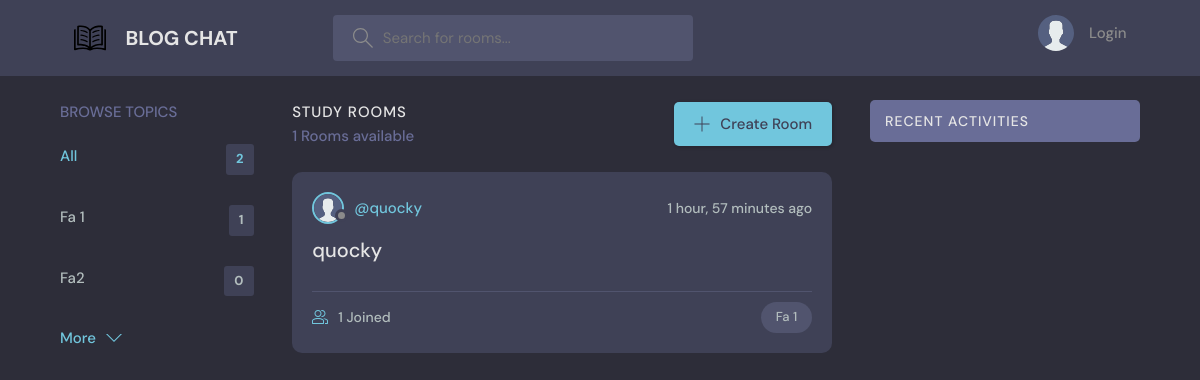
The page / on the database its author committed.
### base/models.py (models this page shows, shortened)
class Topic(models.Model):
    name = models.CharField(max_length=200)

class Room(models.Model):
    host = models.ForeignKey(User, on_delete=models.SET_NULL, null=True)
    topic = models.ForeignKey(Topic, on_delete=models.SET_NULL, null=True)
    name = models.CharField(max_length=200)
    description = models.TextField(null=True, blank=True)
    participants = models.ManyToManyField(
        User, related_name='participants', blank=True)
    updated = models.DateTimeField(auto_now=True)
    created = models.DateTimeField(auto_now_add=True)
    class Meta:
        ordering = ['-updated', '-created']

class User(AbstractUser):
    username = models.EmailField(unique=True, null=True)
    name = models.CharField(max_length=200, null=True)
    email = models.EmailField(unique=True, null=True)
    bio = models.TextField(null=True)
    avatar = models.ImageField(null=True, default="avatar.svg")
    USERNAME_FIELD = 'username'
    REQUIRED_FIELDS = [ ]

### base/views.py (the view)
# urls.py: path('', views.home, name="home"),
def home(request):
    q = request.GET.get('q') if request.GET.get('q') != None else ''
    rooms = Room.objects.filter(
        Q(topic__name__icontains=q) |
        Q(name__icontains=q) |
        Q(description__icontains=q)
    )
    topics = Topic.objects.all()[0:5]
    room_count = rooms.count()
    room_messages = Message.objects.filter(
        Q(room__topic__name__icontains=q))[0:3]
    context = {'rooms': rooms, 'topics': topics,
               'room_count': room_count, 'room_messages': room_messages}
    return render(request, 'base/home.html', context)

### base/templates/base/home.html (shortened to what this page needs)
{% extends 'main.html' %}
{% block content %}
<main class="layout layout--3">
  <div class="container">
    {% include 'base/topics_component.html' %}
    <div class="roomList">
      <div class="roomList__header">
        <div>
          <h2>Study Rooms</h2>
          <p>{{room_count}} Rooms available</p>
        </div>
        <a class="btn btn--main" href="{% url 'create-room' %}">
          <svg version="1.1" xmlns="http://www.w3.org/2000/svg" width="32" height="32" viewBox="0 0 32 32">
            <title>add</title>
            <path
              d="M16.943 0.943h-1.885v14.115h-14.115v1.885h14.115v14.115h1.885v-14.115h14.115v-1.885h-14.115v-14.115z">
            </path>
          </svg>
          Create Room
        </a>
      </div>
      {% include 'base/feed_component.html' %}
    </div>
    {% include 'base/activity_component.html' %}
  </div>
</main>
{% endblock %}

### base/templates/base/topics_component.html
<div class="topics">
    <div class="topics__header">
        <h2>Browse Topics</h2>
    </div>
    <ul class="topics__list">
        <li>
            <a href="{% url 'home' %}" class="active">All <span>{{topics.count}}</span></a>
        </li>
        {% for topic in topics %}
        <li>
            <a href="{% url 'home' %}?q={{topic.name}}">{{topic.name}}<span>{{topic.room_set.all.count}}</span></a>
        </li>
        {% endfor %}
    </ul>
    <a class="btn btn--link" href="{% url 'topics' %}">
        More
        <svg version="1.1" xmlns="http://www.w3.org/2000/svg" width="32" height="32" viewBox="0 0 32 32">
            <title>chevron-down</title>
            <path d="M16 21l-13-13h-3l16 16 16-16h-3l-13 13z"></path>
        </svg>
    </a>
</div>

### base/templates/base/feed_component.html (shortened to what this page needs)
{% for room in rooms %}
<div class="roomListRoom">
    <div class="roomListRoom__header">
        <a href="{% url 'user-profile' room.host.id %}" class="roomListRoom__author">
            <div class="avatar avatar--small">
                <img src="{{room.host.avatar.url}}" />
            </div>
            <span>@{{room.host.username}}</span>
        </a>
        <div class="roomListRoom__actions">
            <span>{{room.created|timesince}} ago</span>
        </div>
    </div>
    <div class="roomListRoom__content">
        <a href="{% url 'room' room.id %}">{{room.name}}</a>
    </div>
    <div class="roomListRoom__meta">
        <a href="{% url 'room' room.id %}" class="roomListRoom__joined">
            {{room.participants.all.count}} Joined
        </a>
        <p class="roomListRoom__topic">{{room.topic.name}}</p>
    </div>
</div>
{% endfor %}

### static/styles/style.css (style rules this page uses)
:root { --color-main: #71c6dd; --color-main-light: #e1f6fb; --color-dark: #3f4156; --color-dark-medium: #51546e; --color-dark-light: #696d97; --color-light: #e5e5e5; --color-gray: #8b8b8b; --color-light-gray: #b2bdbd; --color-bg: #2d2d39; --color-success: #5dd693; --color-error: #fc4b0b; }
* { font-family: "DM Sans", -apple-system, BlinkMacSystemFont, "Segoe UI", Roboto, Oxygen, Ubuntu, Cantarell, "Open Sans", "Helvetica Neue", sans-serif; margin: 0; padding: 0; box-sizing: border-box; text-rendering: optimizeLegibility; font-size: inherit; }
html { font-size: 56.25%; }
@media only screen and (min-width: 1200px) { html { font-size: 62.5%; } }
body { line-height: 1.6; font-weight: 400; font-size: 1.5rem; color: var(--color-light-gray); background-color: var(--color-bg); min-height: 100vh; }
img { width: 100%; }
a { display: inline-block; color: var(--color-main); text-decoration: none; }
.container { max-width: 120rem; width: 90%; margin: auto; }
.btn { background-color: transparent; border: none; display: inline-flex; align-items: center; gap: 1rem; cursor: pointer; transition: all ease-in-out 0.3s; padding: 1rem 2rem; border-radius: 5px; box-shadow: 1px 1px 3px 1px rgba(0, 0, 0, 0.15); font-weight: 500; }
.btn--link { border-radius: 0; padding: 0; color: var(--color-main); box-shadow: none; }
.btn--main { background-color: var(--color-main); color: var(--color-dark); }
.btn > svg { fill: currentColor; width: 1.6rem; height: 1.6rem; }
.avatar { position: relative; display: inline-block; border-radius: 50%; border: 2px solid var(--color-main); }
.avatar img { display: block; border-radius: 50%; object-fit: cover; object-position: center; }
.avatar::after { content: ""; display: block; position: absolute; background-color: var(--color-gray); z-index: 111; border-radius: 50%; border: 0.3rem solid var(--color-dark); }
.avatar.avatar--small img { width: 2.8rem; height: 2.8rem; }
.avatar.avatar--small:after { width: 0.7rem; height: 0.7rem; bottom: 0px; right: -6px; }
.layout { margin-top: 2.4rem; }
.layout > .container { display: flex; justify-content: space-between; align-items: flex-start; }
.layout--3 > .container > div:first-child { flex-basis: 18%; max-width: 22.5rem; }
.layout--3 > .container > div:nth-child(2) { flex-basis: 50%; }
.topics__header { margin-bottom: 2rem; }
.topics__header h2 { text-transform: uppercase; font-weight: 500; color: var(--color-dark-light); }
.topics__list { list-style: none; }
.topics__list li a { display: flex; justify-content: space-between; margin-bottom: 3rem; font-weight: 500; color: var(--color-light-gray); transition: all 0.3s ease-in-out; }
.topics__list li a.active, .topics__list li a:hover { color: var(--color-main); }
.topics__list li a span { padding: 0.5rem 1rem; background-color: var(--color-dark); border-radius: 3px; font-size: 1.3rem; font-weight: 700; letter-spacing: 1px; }
.roomList__header { display: flex; justify-content: space-between; align-items: center; margin-bottom: 2.4rem; }
.roomList__header h2 { text-transform: uppercase; font-weight: 500; color: var(--color-light); letter-spacing: 1px; }
.roomList__header p { font-weight: 500; color: var(--color-dark-light); }
.roomListRoom { margin-bottom: 2.4rem; background-color: var(--color-dark); border-radius: 1rem; padding: 2rem; }
.roomListRoom__header { display: flex; justify-content: space-between; align-items: center; }
.roomListRoom__author { font-weight: 500; display: flex; align-items: center; gap: 1rem; }
.roomListRoom__actions { display: flex; align-items: flex-start; gap: 1rem; position: relative; }
.roomListRoom__actions span { font-size: 1.4rem; font-weight: 500; }
.roomListRoom__content { margin: 1rem 0; }
.roomListRoom__content a { font-size: 2rem; font-weight: 500; margin-bottom: 1.5rem; color: var(--color-light); transition: all 0.3s ease-in-out; }
.roomListRoom__meta { border-top: 1px solid var(--color-dark-medium); padding-top: 1rem; display: flex; align-items: center; justify-content: space-between; }
.roomListRoom__joined { color: var(--color-light-gray); display: flex; align-items: center; gap: 1rem; font-size: 1.4rem; font-weight: 500; }
.roomListRoom__joined svg { fill: var(--color-main); width: 1.6rem; height: 1.6rem; }
.roomListRoom__topic { padding: 5px 1.5rem; background-color: var(--color-dark-medium); border-radius: 5rem; font-weight: 500; font-size: 1.3rem; }

### rows shown on the page
Topic: name "Fa 1", room_set.all.count "1"
Topic: name "Fa2", room_set.all.count "0"
Room: host.avatar (placeholder picture), host.username "quocky", created "1 hour, 57 minutes", name "quocky", participants.all.count "1", topic.name "Fa 1"

### other values the page prints
{{ topics.count }} "2"
{{ room_count }} "1"
